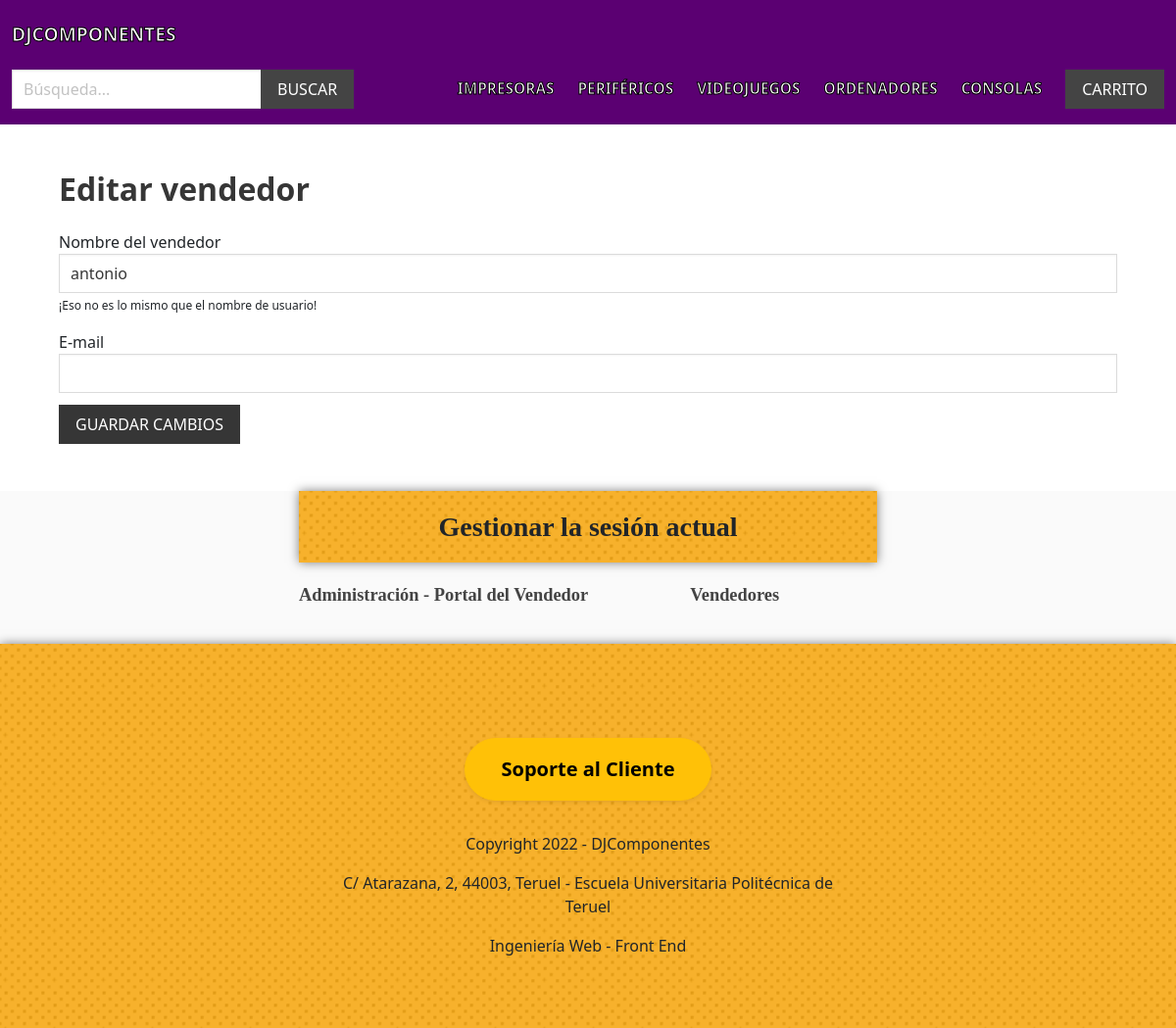
Page /vendors/edit-vendor/ (signed in) on the committed database.
### apps/product/models.py (models this page shows, shortened)
class Category(models.Model):
    title = models.CharField(max_length=255)
    slug = models.SlugField(max_length=255)
    ordering = models.IntegerField(default=0)
    class Meta:
        ordering = ['ordering']

### apps/vendor/models.py (models this page shows, shortened)
class Vendor(models.Model):
    name = models.CharField(max_length=255)
    created_at = models.DateTimeField(auto_now_add=True)
    created_by = models.OneToOneField(User, related_name='vendor', on_delete=models.CASCADE)
    class Meta:
        ordering = ['name']

### apps/vendor/views.py (the view, shortened to what this page needs)
# urls.py: path('edit-vendor/', views.edit_vendor, name='edit_vendor'),
@login_required
def edit_vendor(request):
    vendor = request.user.vendor
    return render(request, 'vendor/edit_vendor.html', {'vendor': vendor})

### apps/cart/cart.py (called while the page is built)
    def __len__(self):
        return sum(item['quantity'] for item in self.cart.values())

### apps/cart/context_processors.py (called while the page is built)
def cart(request):
    return {'cart': Cart(request)}

### apps/product/context_processors.py (called while the page is built)
def menu_categories(request):
    categories = Category.objects.all()
    return {'menu_categories': categories}

### apps/vendor/templates/vendor/edit_vendor.html (shortened to what this page needs)
{% extends 'core/base.html' %}
{% block content %}
    <h1 class="title">Editar vendedor</h1>
    <form method="post" action=".">
        <div class="field">
            <label>Nombre del vendedor</label>
            <div class="control">
                <input type="text" name="name" id="id_name" value="{{ vendor.name }}" class="input">
            </div>
            <p class="help">¡Eso no es lo mismo que el nombre de usuario!</p>
        </div>
        <div class="field">
            <label>E-mail</label>
            <div class="control">
                <input type="email" name="email" id="id_email" value="{{ vendor.created_by.email }}" class="input">
            </div>
        </div>
        <div class="field">
            <div class="control">
                <button class="button is-dark is-uppercase">Guardar cambios</button>
            </div>
        </div>
    </form>
{% endblock %}

### apps/core/templates/core/base.html (shortened to what this page needs)
{% load static %}
<!DOCTYPE html>
<html>
    <head>
        <link rel="stylesheet" href="https://cdn.jsdelivr.net/npm/bulma@0.9.1/css/bulma.min.css">
        <link rel="stylesheet" href="{% static 'styles/main.css' %}">
        <link href="https://cdn.jsdelivr.net/npm/bootstrap@5.1.3/dist/css/bootstrap.min.css" rel="stylesheet">
    </head>
    <body>
        <nav id="quitar_decoracion" id="navbar_base" class="navbar" style="background-color: #5b0072;">
            <div class="navbar-brand">
                <a href="/" class="navbar-item" style="color:white;" id="texto_navbar_frontpage"><strong>DJComponentes</strong></a>
            </div>
            <div class="navbar-menu" id="main-navbar">
                <div class="navbar-start">
                    <div class="navbar-item">
                        <form method="get" action="{% url 'search' %}">
                            <div class="field has-addons">
                                <div class="control">
                                    <input type="text" class="input" placeholder="Búsqueda..." name="query">
                                </div>
                                <div class="control">
                                    <button class="button is-dark is-uppercase">Buscar</button>
                                </div>
                            </div>
                        </form>
                    </div>
                </div>
                <div class="navbar-end">
                    {% for category in menu_categories %}
                        <a href="{% url 'category' category.slug %}" class="navbar-item" style="color:white;"  id="texto_navbar_frontpage"><Strong>{{ category.title }}</Strong></a>
                    {% endfor %}
                    <div class="navbar-item">
                        <a href="{% url 'cart' %}" class="button is-dark">Carrito{% if cart %} ({{ cart|length }}){% endif %}</a>
                    </div>
                </div>
            </div>
        </nav>
        <section class="section">
            <div class="container">
                {% block content %}
                {% endblock %}
            </div>
        </section>
        <footer id="gestionar_sesion" class="footer">
            <h3 class="container w-50 justify-content-md-center"><b>Gestionar la sesión actual</b></h3>
            {% if request.user.is_authenticated %}
            <a href="{% url 'vendor_admin' %}"><b>Administración - Portal del Vendedor</b></a>
            {% else %}
            <a href="{% url 'become_vendor' %}"><b>Convertirse en vendedor</b></a>
            {% endif %}
            <a href="{% url 'vendors' %}"><b>Vendedores</b></a>
        </footer>
        <div id="footer" class="p-5">
          <div class="container w-50 pt-5">
            <div class="row row-cols-md-2 justify-content-md-center">
              <div class="col text-center">
                <a href="{% url 'contact' %}">
                  <button class="btn btn-lg rounded-pill btn-warning w-100 p-3 shadow-sm font-weight-bold"><b>Soporte al Cliente</b></button>
                </a>
              </div>
            </div>
            <div class="row justify-content-md-center py-2">
              <div class="col text-center font-weight-light"> <br>
                <p>Copyright 2022  -  DJComponentes</p>
                <p>C/ Atarazana, 2, 44003, Teruel  -  Escuela Universitaria Politécnica de Teruel</p>
                <p>Ingeniería Web - Front End</p>
              </div>
            </div>
          </div>
        </div>
    </body>
</html>

### static/styles/main.css (style rules this page uses)
#texto_navbar_frontpage { -webkit-text-stroke: 1px black; font-size: 96%; }
#footer { background-color: #F7AA18; background: url("../images/footer-dots.png") #F7AA18; background-size: 50px 50px; box-shadow: 0 0 10px rgba(0, 0, 0, 0.5); }
#footer p { font-size: medium; }
.navbar { text-transform: uppercase; }
.navbar .is-dark { background: #444; }
.footer a { margin-bottom: 15px; display: inline-block; color: #444; }
#gestionar_sesion { text-align: center; font-family: verdana; padding: 0px 10px 10px 10px; text-decoration:none; }
#gestionar_sesion a { padding: 20px 100px 10px 0px; text-decoration:none; font-size: 115%; }
#gestionar_sesion h3 { background-color: #F7AA18; background: url("../images/footer-dots.png") #F7AA18; background-size: 50px 50px; padding: 20px 0px 20px 0px; box-shadow: 0 0 10px rgba(0, 0, 0, 0.5); }
.input, .button { border-radius: 0; }
#quitar_decoracion a { text-decoration: none; }
h2, h3, h4, h5, button { font-family: 'Bitter,'; }

### rows in the picture
Category: title "IMPRESORAS"
Category: title "PERIFÉRICOS"
Category: title "VIDEOJUEGOS"
Category: title "ORDENADORES"
Category: title "CONSOLAS"
Vendor: name "antonio"
